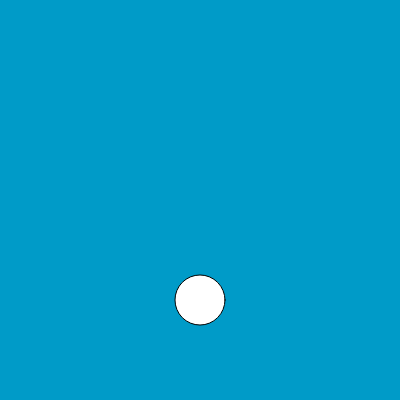
Frame 1 (no input)
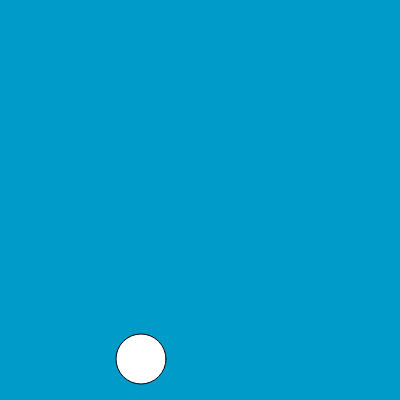
Frame 60 (no input)
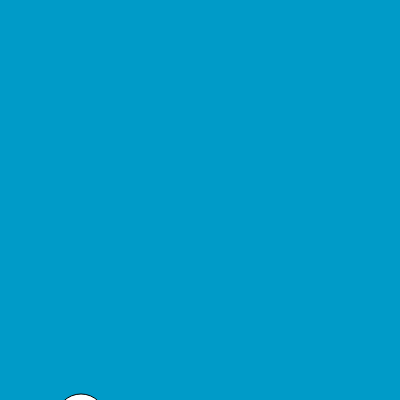
Frame 120 (the mouse pressed at the canvas centre since frame 60)

The p5.js sketch that drew these frames (run headless with seeded random() and noise() and a simulated clock; from frame 60 on, the mouse is pressed at the canvas centre):

// p5.js sketch
// ── sketch.js
var pelota;
function setup() { 
  createCanvas(400, 400);
  pelota = new Ball();
}

  
function draw(){
  background(0,155,200);
  pelota.mostrar();
  pelota.mover();
  console.log(pelota); 
}

// ── ball.js
class Ball{
  
  constructor(){
    this.x = 200;
    this.y = 300;
  }
  
  mostrar(){
      ellipse(this.x,this.y,50,50);
  }
  
  mover(){
    this.x--;
    this.y++;
  }
}
